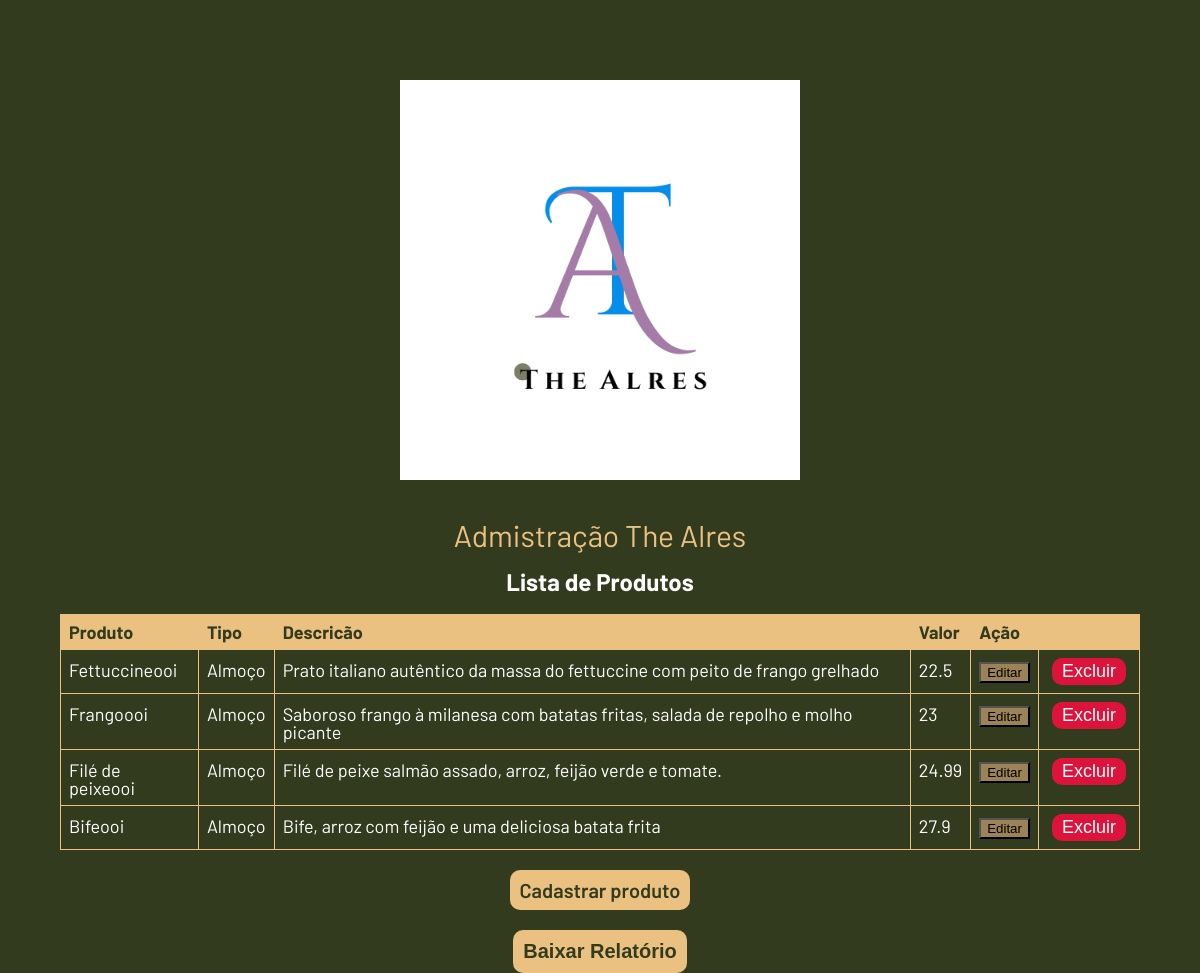
The app's page /admin.php with its own data.
### tables this page shows
CREATE TABLE produtos (
    id INT NOT NULL AUTO_INCREMENT, 
    tipo VARCHAR(45) NOT NULL, 
    nome VARCHAR(45) NOT NULL, 
    descricao VARCHAR(90) NOT NULL, 
    imagem VARCHAR(80) NOT NULL, 
    preco DECIMAL (5,2) NOT NULL, 
PRIMARY KEY (id));

### TheAlres/Repositorio/ProdutoRepositorio.php (called while the page is built, shortened)
<?php
class ProdutoRepositorio
{
    private $conn;
    public function __construct($conn)
    {
        $this->conn = $conn;
    }
    public function buscarTodos()
    {
        $sql = "SELECT * FROM produtos ORDER BY tipo, preco";
        $result = $this->conn->query($sql);
        $produtos = array();
        if ($result->num_rows > 0) {
            while ($row = $result->fetch_assoc()) {
                $produto = new Produto(
                    $row['id'],
                    $row['tipo'],
                    $row['nome'],
                    $row['descricao'],$row['preco'],
                    $row['imagem']
                );
                $produtos[] = $produto;
            }
        }
        return $produtos;
    }
}

### TheAlres/Modelo/Produto.php (called while the page is built, shortened)
<?php
class Produto {
    private string $tipo;
    private string $nome;
    private string $descricao;
    private float $preco;
    public function __construct(?int $id,
                            string $tipo,
                            string $nome,
                            string $descricao,
                            float $preco,
                            string $imagem = "logo.png"
                            )
{ $this->id = $id;
    $this->tipo = $tipo;
    $this->nome = $nome;
    $this->descricao = $descricao;
    $this->preco = $preco;
}
    public function getTipo(): string
    {
        return $this->tipo;
    }
    public function getNome(): string
    {
        return $this->nome;
    }
    public function getDescricao(): string
    {
        return $this->descricao;
    }
    public function getPreco(): float
    {
        return $this->preco;
    }
}
?>

### admin.php (the view, shortened to what this page needs)
<?php
require "conexao.php";
require "Modelo/Produto.php";
require "Repositorio/ProdutoRepositorio.php";
$produtoRepositorio = new ProdutoRepositorio($conn);
$produtos = $produtoRepositorio->buscarTodos();
?>
<!doctype html>
<html lang="pt-br">
<head>
  <link rel="stylesheet" href="css/reset.css">
  <link rel="stylesheet" href="css/index.css">
  <link rel="stylesheet" href="css/admin.css">
</head>
<body>
  <main>
    <section class="container-admin-banner">
      <img src="img/logo.png" class="logo-admin" alt="logo-serenatto">
      <h1>Admistração The Alres</h1>
    </section>
    <h2>Lista de Produtos</h2>
    <section class="container-table">
      <table>
        <thead>
          <tr>
            <th>Produto</th>
            <th>Tipo</th>
            <th>Descricão</th>
            <th>Valor</th>
            <th colspan="2">Ação</th>
          </tr>
        </thead>
        <tbody>
          <?php foreach ($produtos as $produto) : ?>
            <tr>
              <td><?= $produto->getNome()?>ooi</td>
              <td><?= $produto->getTipo()?></td>
              <td><?= $produto->getDescricao()?></td>
              <td><?= $produto->getPreco() ?></td>
              <td>
                <form action="editar-produto.php" method="GET">
                  <input type="submit" class="botao-editar" value="Editar">
                </form>
              </td>
              <td>
                <form action="excluir-produto.php" method=GET>
                  <input type="submit" class="botao-excluir" value="Excluir">
                </form>
              </td>
            </tr>
          <?php endforeach; ?>
        </tbody>
      </table>
      <a class="botao-cadastrar" href="cadastrar-produto.html">Cadastrar produto</a>
      <form action="#" method="post">
        <input type="submit" class="botao-cadastrar" value="Baixar Relatório" />
      </form>
    </section>
  </main>
</body>
</html>

### CafeBistro/css/index.css (style rules this page uses)
body { background-color: #333B1E; font-family: 'Barlow', sans-serif; }
main { height: 100vh; }
h2 { text-align: center; font-size: 48px; margin: 20px 0px; color: #FFF; font-weight: bold; }

### CafeBistro/css/admin.css (style rules this page uses)
.container-admin-banner { display: flex; align-items: center; flex-direction: column; margin: 80px 0px 20px; }
.logo-admin { width: 400px; }
h2 { font-size: 24px; }
.container-table { display: flex; align-items: center; flex-direction: column; }
table { width: 90%; margin: auto 0; }
table, th, td { border: 1px solid #EBC181; }
table th { padding: 11px 0 11px; background-color: #EBC181; color: #333B1E; font-weight: bold; font-size: 18px; text-align: left; padding: 8px; }
table tr { border: 1px solid #ddd; }
table td { color: #FFF; font-size: 18px; padding: 8px; }
.container-admin-banner h1 { margin-top: 40px; font-size: 30px; color: #EBC181; }
table tbody tr td a, .botao-cadastrar, .botao-excluir { padding: 3px 10px; border-radius: 10px; color: #FFFFFF; text-decoration: none; margin: 0 5px; transition: 0.7s; border: none; font-size: 18px; }
.botao-cadastrar { background: #EBC181; color: #333B1E; font-weight: 600; margin-top: 20px; font-size: 20px; border-radius: 10px; padding: 10px 10px; border: none; }
.botao-editar { background: #9B8357; }
.botao-excluir { background: crimson; }

### records on screen
produtos: nome "Fettuccine", tipo "Almoço", descricao "Prato italiano autêntico da massa do fettuccine com peito de frango grelhado", preco "22.5"
produtos: nome "Frango", tipo "Almoço", descricao "Saboroso frango à milanesa com batatas fritas, salada de repolho e molho picante", preco "23"
produtos: nome "Filé de peixe", tipo "Almoço", descricao "Filé de peixe salmão assado, arroz, feijão verde e tomate.", preco "24.99"
produtos: nome "Bife", tipo "Almoço", descricao "Bife, arroz com feijão e uma deliciosa batata frita", preco "27.9"
